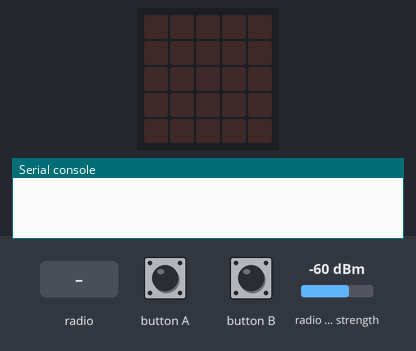
The program below on a simulated BBC micro:bit running MicroPython. On the bench: the board's 5×5 LED display, the last lines printed to the serial console. Inputs (shaded band) come from the test bench; at power-on: radio signal strength -60 dBm. No radio messages arrive unless stated (any console line starting 'radio sent:' is added by the test bench).

Above: at 5.0 s.
5.1 s: button A pressed for 0.15 s
At 5.4 s:
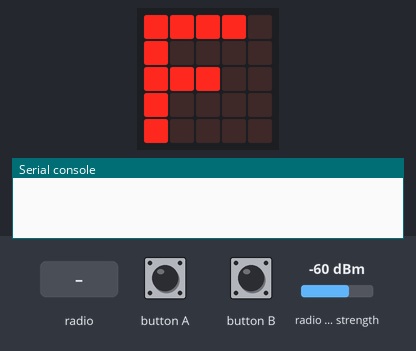
At 7.0 s:
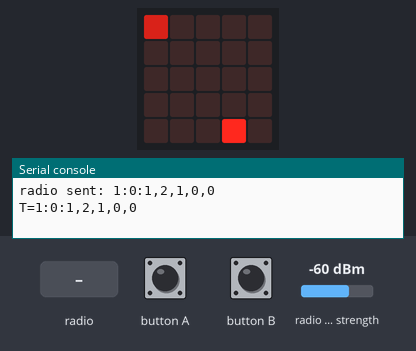
8.1 s: radio message "=" arrives
At 8.9 s:
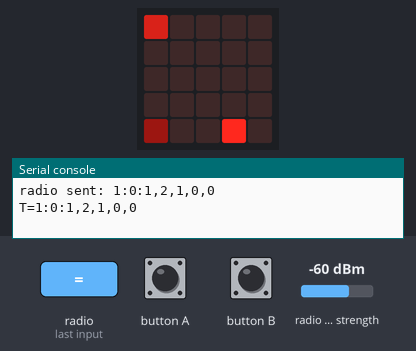
Timing chart, 0 to 11.1 s (numbered marks = the images above; inputs shaded):
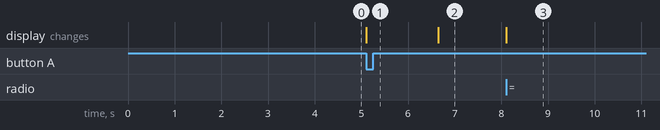

The program:

rbn_broker_v1.py
```python
# (licence header left out)
import radio as ro
import utime as ut
import random as rn
from microbit import display as di
from microbit import button_a,button_b, uart

lid = 0
ack = "~"
txc = 0#tx_cnt
rxc = 0#rx_cnt
uids = [] #used_ids
uidsn = [] #used_ids_next
ackd = False#ack_received
ms = 0#master_status
cs = 0#cmd_status
mid = 0#master id
ver = 1.0

def init():
    uart.init(115200)
    ro.config(queue=6,address=0x75626972,channel=4,data_rate=ro.RATE_1MBIT,length=64)
    ro.on()
    ut.sleep_ms(100)

def tx(did,v):
    global txc
    txc += 1
    txt = "%i:%i:%s" %(lid,did,str(v))
    ro.send(txt)
    print("T=%s" %(txt))
    leds(1,txc)

def txp(did,ty,v):
    if ty==2:
        txt = "1,2,%i,%i,%s" %(ms,cs,v)
    elif ty==20:
        txt = "1,20,%s" %(v)
    else:
        txt = "1,%i,%s" %(ty,v)
    tx(did,txt)

def gnid(used_ids):#get_new_id
    global ms,mid,lid
    for id in range(1,20):
        if not id in used_ids:
            break
    if id==1:
        lid=1
        ms=1
        mid=1
    else:
        lid=id

def mt():
    global uids,mid
    if not mid in uids:
        mid=0

def find_used_ids():
    used_ids=[]
    t_s = ut.ticks_us()

    while True: # start current measurement
        t_now = ut.ticks_us()
        t_use = ut.ticks_diff(t_now,t_s)
        if 1500000 - t_use <0: # 1.5s
            break
        incoming = ro.receive()
        if incoming:
            items = incoming.split(":")
            if len(items)==3:
                sid = int(items[0])
                if not (sid in used_ids):
                    used_ids.append(sid)
    return used_ids

def wait_start():
    global uids,lid
    while True:
        if button_a.was_pressed():
            di.show("F")
            uids = find_used_ids()
            gnid(uids)
            break

def show_id():
    di.clear()

    for id in uids:
        if id>0:
            uid = id - 1
            di.set_pixel(uid%5,int(uid/5),2)

    uid = lid - 1
    di.set_pixel(uid%5,int(uid/5),5)

    id = mid
    if id>0:
        uid = id-1
        di.set_pixel(uid%5,int(uid/5),9)

def leds(part,va):#pixel_debug
    va = va % 10
    if part==1: # tx
        va = va *3 % 10
        di.set_pixel(4, 4, va)
    elif part==0:# rxc
        di.set_pixel(0, 4, va)
    elif part==2:#master
        di.set_pixel(3, 4, va)
    else: #3 Rx
        pass
def leds_br():
    if ms==1:
        leds(2,9)
    elif mid>0:
        leds(2,5)
    else:
        leds(2,0)


init()

cur_num_tx = 0
ur=""
wait_start()
tp = 1 #test_period s
t_tick = int(tp * 1000000)


rt=0.5
send_tick = int(t_tick/rt)
t_l = ut.ticks_us()
cidx=0
lc = 1

rssi=0
rid=0
rrssi=0
csid=1

tidx=0

while True:
    rxc = 0
    txc = 0
    t_s = ut.ticks_us()
    lu = len(uids)
    #broadcast device exist every test period
    txp(0,2,lu)
    mt()
    show_id()
    leds_br()


    while True: # start current measurement
        t_now = ut.ticks_us()


        t_last = ut.ticks_diff(t_now,t_l)
        if send_tick - t_last <0: # should send
            t_l = t_now
            if ackd:
                cur_num_tx = cur_num_tx+1
            ackd = False
            if lu>0:
                cidx +=1

        if uart.any():
            rl= uart.readline()
            if rl:
                b1 = str(rl, 'UTF-8')
                ur += b1.strip()
                pos = ur.find("=")
                if pos>=0:
                    ro.send(ur[:pos])
                    ur = ""

        rns = ro.receive_full()
        if rns:
            rxc+=1
            msg= rns[0]
            rssi = rns[1]
            line = str(msg, 'UTF-8')[3:]
            items = line.split(":")
            if len(items)==3:

                sid,did,value = items
                sid = int(sid)
                did = int(did)
                if not sid in uids:
                    uids.append(sid)


                if sid == lid: # sid collision
                    gnid(uids)
                    break


                if did == lid:
                    if value == ack:
                        ackd = True
                    else:
                        tx(sid,ack)
                print("R=%s" %(line))
                pvs = value.split(",")

                if did==0:
                    if pvs[0]=="1":
                        if pvs[1]=="1" or pvs[1]=="2" or pvs[1]=="3":
                            if pvs[2]=="1":
                                mid = sid
                            if mid == sid and pvs[2]=="0":
                                mid = 0


                if did==lid:
                    if pvs[0]=="1":
                        if pvs[1]=="10":
                            csid = sid
                            rid = int(pvs[2])

                if sid==rid:
                    if pvs[0]=="1":
                        rrssi = rssi
                        txp(csid,11,"%i,%i" % (rid,rssi))
                        rid=0

                del pvs
                del items

            leds(0,rxc)

    lc +=1
```

Measured:
- after the input at 5.1 s, the display: changes at once (image 1)
- after the input at 8.1 s, the display: changes at once (image 3)
